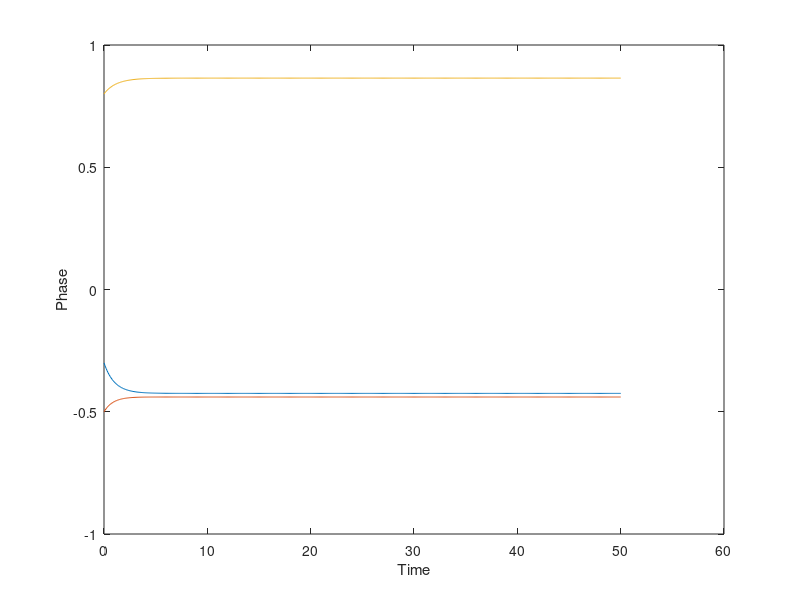

This figure's MATLAB source:
clear all;
clc;

n=3;
K=1.5;
w1=1.8;
w2=2.4;
w3=3;



fx1 =@(x1,x2,x3,t) w1 + (K/n)*(sin(x2-x1)+sin(x3-x1));
fx2 =@(x1,x2,x3,t) w2 + (K/n)*(sin(x3-x2)+sin(x1-x2));
fx3 =@(x1,x2,x3,t) w3 + (K/n)*(sin(x1-x3)+sin(x2-x3));

t(1)=0;
x1(1) = 1;
x2(1) = 1.3;
x3(1) = 1.8;

% Step Size
 h = 0.1;
 tfinal = 50;
 N =ceil(tfinal/h);
 
 %loop
for i=1:N
    t(i+1)=t(i)+h;
    %Update
    k1x1= fx1(x1(i),x2(i),x3(i),t(i));
    k1x2= fx1(x1(i),x2(i),x3(i),t(i));
    k1x3= fx1(x1(i),x2(i),x3(i),t(i));
    k2x1= fx1(x1(i)+h/2*k1x1,x2(i)+h/2*k1x2,x3(i)+h/2*k1x3,t(i)+h/2);
    k2x2= fx2(x1(i)+h/2*k1x1,x2(i)+h/2*k1x2,x3(i)+h/2*k1x3,t(i)+h/2);
    k2x3= fx3(x1(i)+h/2*k1x1,x2(i)+h/2*k1x2,x3(i)+h/2*k1x3,t(i)+h/2);
    k3x1= fx1(x1(i)+h/2*k2x1,x2(i)+h/2*k2x2,x3(i)+h/2*k2x3,t(i)+h/2);
    k3x2= fx1(x1(i)+h/2*k2x1,x2(i)+h/2*k2x2,x3(i)+h/2*k2x3,t(i)+h/2);
    k3x3= fx1(x1(i)+h/2*k2x1,x2(i)+h/2*k2x2,x3(i)+h/2*k2x3,t(i)+h/2);
    k4x1= fx1(x1(i)+h/2*k3x1,x2(i)+h*k3x2,x3(i)+h*k3x3,t(i)+h);
    k4x2= fx1(x1(i)+h*k3x1,x2(i)+h*k3x2,x3(i)+h*k3x3,t(i)+h);
    k4x3= fx1(x1(i)+h*k3x1,x2(i)+h*k3x2,x3(i)+h*k3x3,t(i)+h);
    x1(i+1)=x1(i) + h/6*(k1x1 +2*k2x1+k2x1*k3x1+k4x1);
    x2(i+1)=x2(i) + h/6*(k1x2 +2*k2x2+k2x2*k3x2+k4x2);
    x3(i+1)=x3(i) + h/6*(k1x3 +2*k2x3+k2x3*k3x3+k4x3);
end


%PLot
plot(t,x1-x2)
hold on 
plot (t,x2-x3)
hold on 
plot (t,x3-x1)
xlabel('Time')
ylabel('Phase')

    